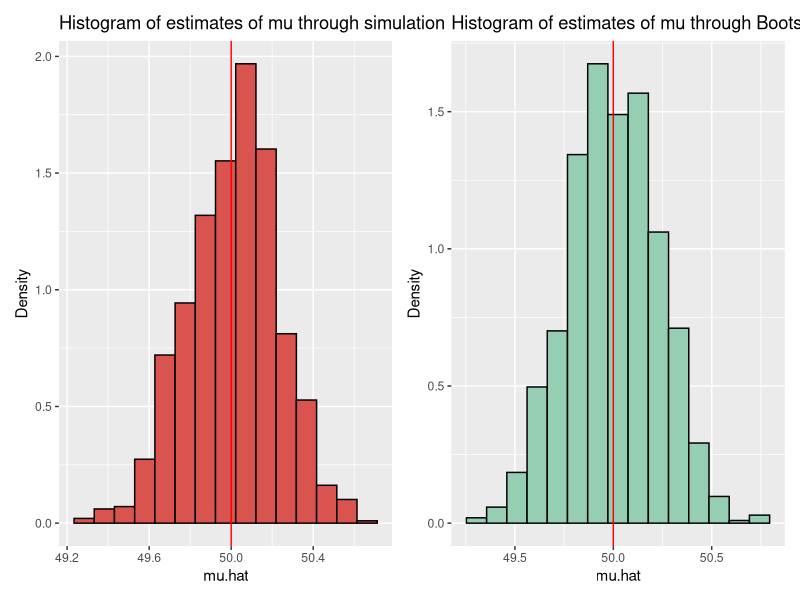

Source code (R):
#==============================================
#Simulation and Bootstrapping for Mu in N(Mu,1) 
#==============================================
rm(list=ls())
library(ggplot2)
library(patchwork)
library(dplyr)
set.seed(seed=987654321)

#declaration====================================
mu=50 #parameters
R=1000 #simulation number
B=100 #bootstrap number
n=20 #sample size

#simulation=====================================
data=data.frame(x.bar.simu=replicate(R,mean(rnorm(n,mu,1)))) 
                  #genearting sample means
mu.est=mean(data[,1]);mu.est
se.x.bar.simu=sqrt((R-1)/R)*sd(data[,1]);se.x.bar.simu 
                  #calculating the SE of sample mean
g1=ggplot(data,aes(x=x.bar.simu))+
        geom_histogram(aes(y=..density..),fill="#D9534F",
                 colour="black",bins=15)+
        geom_vline(xintercept=50,color="red")+
        labs(x="mu.hat",y="Density",
                 title="Histogram of estimates of mu through simulation")
                  #histogram of x-bar in simulation

#bootstrap=======================================
x.bar.boot=array(0)
se.x.bar.star=array(0)
for(i in 1:R) #simulation loop
{
  x.bar.star=array(0) #bootstrap mean initialization
  x=rnorm(n,mu,1) #original sample
  for(j in 1:B) #bootstrap loop
  {
    x.star=sample(x,n,replace=T) #bootstrap data
    x.bar.star[j]=mean(x.star) #bootstrap mean generation
  }
  se.x.bar.star[i]=sqrt((B-1)/B)*sd(x.bar.star) 
                       #SE of sample bootstrap means 
  x.bar.boot[i]=mean(x.bar.star)
                       #estimate of sample mean
}
mu.est=mean(x.bar.boot);mu.est
se.x.bar.boot=mean(se.x.bar.star);se.x.bar.boot
                      #estimate of SE of sample mean
data=data%>%
  mutate(x.bar.boot=x.bar.boot)

g2=ggplot(data,aes(x=x.bar.boot))+
        geom_histogram(aes(y=..density..),fill="#96CEB4",
                 colour="black",bins=15)+
        geom_vline(xintercept=50,color="red")+
        labs(x="mu.hat",y="Density",
                 title="Histogram of estimates of mu through Bootstrap")
                      #histogram of x-bar in bootstrapping  
g1+g2

#theoretical SE of x-bar===========================
se.x.bar.orig=1/sqrt(n);se.x.bar.orig
